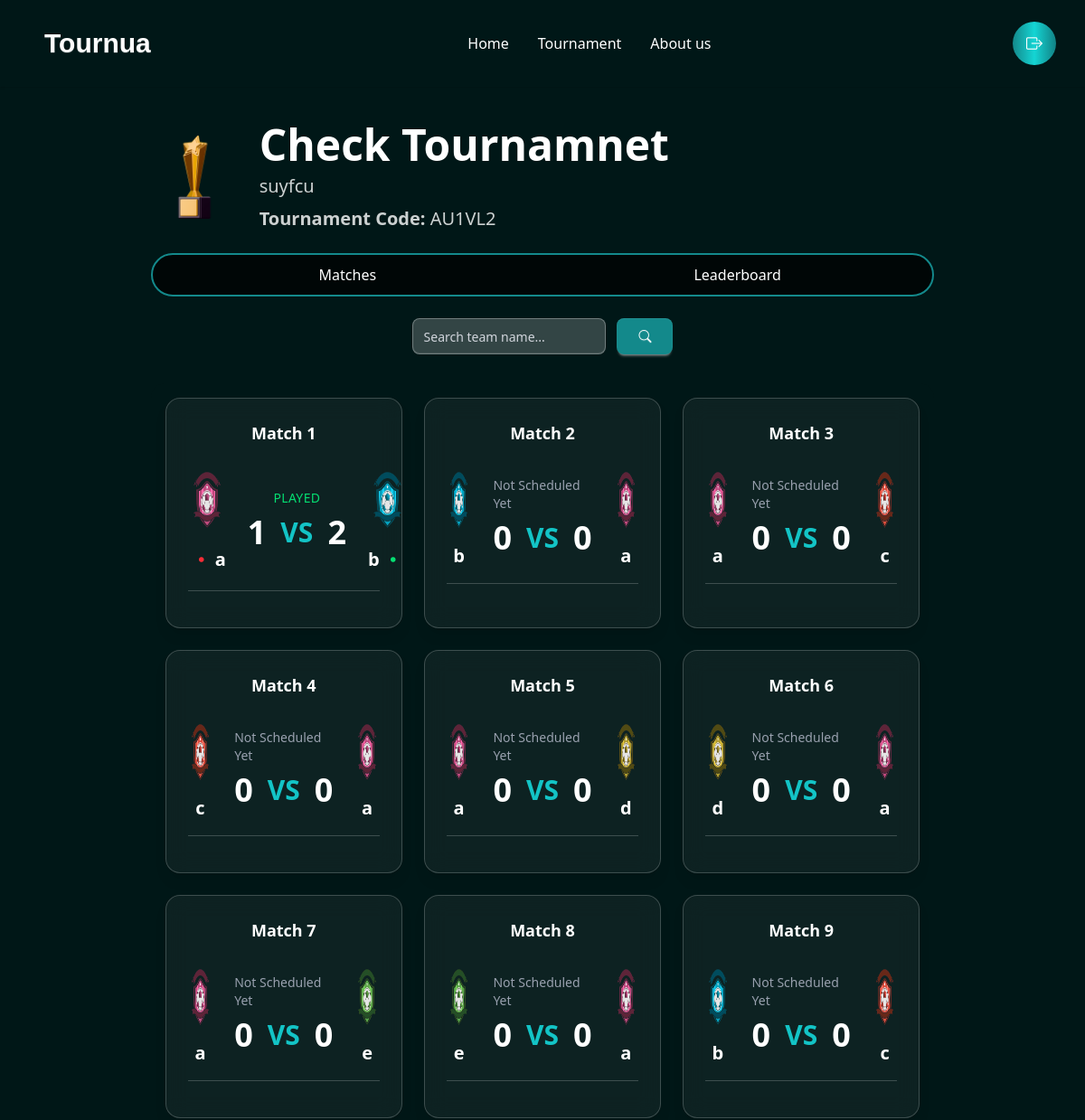
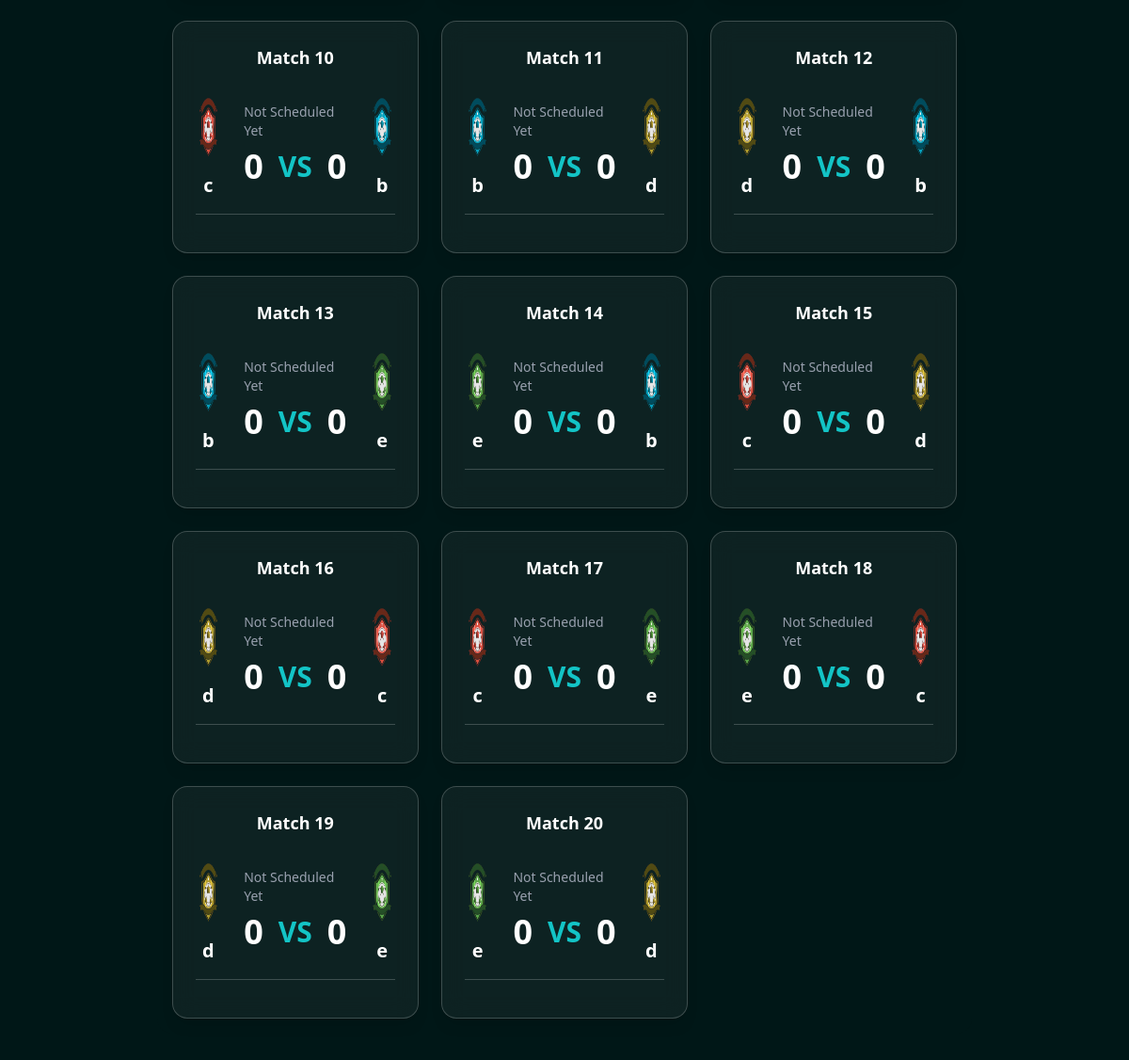
Page /Tournua/tournament/103 on the committed database (2 pictures, top to bottom).
### tournua/models.py (models this page shows, shortened)
class Tournament(models.Model):
    TROPHY_CHOICES = [
        ("Trophy1.png", "Golden Cup"),
        ("Trophy2.png", "Silver Cup"),
        ("Trophy3.png", "Bronze Cup"),
        ("Trophy4.png", "Bronze Cup"),
    ]
    user = models.ForeignKey(UserAccount, on_delete=models.CASCADE, related_name="tournaments")
    code = models.CharField(max_length=8, unique=True, editable=False)
    name = models.CharField(max_length=200)
    description = models.TextField(blank=True)
    trophy = models.CharField(max_length=20, choices=TROPHY_CHOICES, blank=True, null=True)
    tournament_type = models.CharField(max_length=50, choices=[("online", "Online"), ("offline", "Offline")])
    player_type = models.CharField(max_length=50, choices=[("single", "Single"), ("team", "Team")])
    format = models.CharField(max_length=50, choices=[("Knockout", "Knockout"), ("League", "League")])
    num_groups = models.IntegerField(default=1)
    teams_per_group = models.IntegerField(default=4)
    created_at = models.DateTimeField(auto_now_add=True)
    participants = models.ManyToManyField(UserAccount, related_name="joined_tournaments", blank=True)

class Match(models.Model):
    tournament = models.ForeignKey(Tournament, on_delete=models.CASCADE, related_name="matches")
    team1 = models.ForeignKey(Team, on_delete=models.CASCADE, related_name="team1_matches")
    team2 = models.ForeignKey(Team, on_delete=models.CASCADE, related_name="team2_matches")
    match_date = models.DateTimeField(blank=True, null=True)  # optional
    team1_score = models.IntegerField(default=0)
    team2_score = models.IntegerField(default=0)
    played = models.BooleanField(default=False)
    created_at = models.DateTimeField(auto_now_add=True)

class Team(models.Model):
    tournament = models.ForeignKey(Tournament, on_delete=models.CASCADE, related_name="teams")
    name = models.CharField(max_length=200)
    logo = models.CharField(max_length=200, blank=True, null=True)

### tournua/views.py (the view)
# urls.py: path("tournament/<int:tournament_id>", views.tournament_view, name="viewTournament"),
def tournament_view(request, tournament_id):
    user = None
    user_id = request.session.get("user_id")
    if user_id:
        try:
            user = UserAccount.objects.get(id=user_id)
        except UserAccount.DoesNotExist:
            user = None
    tournament = get_object_or_404(Tournament, id=tournament_id)
    matches = Match.objects.filter(tournament=tournament).select_related('team1', 'team2').order_by('created_at')
    all_matches = list(matches)
    for idx, match in enumerate(all_matches, start=1):
        match.display_number = idx  # virtual field (not in DB)
    query = request.GET.get('q', '').strip()
    if query:
        filtered_matches = [
            m for m in all_matches
            if query.lower() in m.team1.name.lower() or query.lower() in m.team2.name.lower()
        ]
    else:
        filtered_matches = all_matches
    is_creator = user and tournament.user == user
    teams_count = tournament.teams.count()
    context = {
        'tournament': tournament,
        'matches': filtered_matches,
        'user': user,
        'is_creator': is_creator,
        'query': query,
        'teams_count' : teams_count,
    }
    return render(request, 'view.html', context)

### template/view.html (shortened to what this page needs)
{% load static %}
<!DOCTYPE html>
<html lang="en">
<head>
<link href="https://cdn.jsdelivr.net/npm/daisyui@5" rel="stylesheet" type="text/css" />
<script src="https://cdn.jsdelivr.net/npm/@tailwindcss/browser@4"></script>
<link rel="stylesheet" href="https://cdn.jsdelivr.net/npm/bootstrap-icons@1.13.1/font/bootstrap-icons.min.css">
<link rel="stylesheet" href="{% static 'css/style.css' %}">
</head>
<body class="bg-[#001717]">
<header>
  <div class="navbar shadow-sm px-4 py-4 lg:px-8 lg:py-6 flex justify-between items-center">
    <a class="btn btn-ghost text-2xl lg:text-3xl text-white font-cs-gelios">Tournua</a>
    <div class="hidden lg:flex gap-8 text-white font-medium">
      <a href="{% url 'dashboard' %}">Home</a>
      <a href="#">Tournament</a>
      <a href="#">About us</a>
    </div>
    <a href="{% url 'logout' %}" class="relative inline-flex items-center justify-center w-10 h-10 lg:w-12 lg:h-12 text-white bg-black rounded-full">
      <span class="absolute inset-0 rounded-full p-[2px] bg-gradient-to-r from-[#13898B] via-[#14D5D4] via-[#0C6083] to-[#118285]"></span>
      <span class="relative z-10 flex items-center justify-center w-full h-full rounded-full">
        <i class="bi bi-box-arrow-right text-lg"></i>
      </span>
    </a>
  </div>
</header>
<main class="flex flex-col items-center px-4 py-10 gap-10 lg:px-20">
  <div class="mx-auto h-auto w-10/12  bg-cover bg-center">
    <div class="flex justify-between items-center">
      <div class="flex flex-col sm:flex-row sm:items-center gap-4 sm:gap-6">
        {% if tournament.trophy %}
          <img src="{% static 'trophies/'|add:tournament.trophy %}" alt="Trophy" class="w-16 h-16 sm:w-20 sm:h-20 lg:w-24 lg:h-24 object-contain mx-auto sm:mx-0 lg:scale-120">
        {% else %}
          <img src="{% static 'trophies/Trophy1.png' %}" alt="Trophy" class="w-16 h-16 sm:w-20 sm:h-20 lg:w-24 lg:h-24 object-contain mx-auto sm:mx-0 lg:scale-120">
        {% endif %}
        <div class="text-white text-center sm:text-left space-y-2">
          <p class="text-3xl sm:text-4xl lg:text-5xl font-semibold">{{ tournament.name }}</p>
          <p class="text-lg sm:text-xl text-white/80">{{ tournament.description }}</p>
          <p class="text-lg sm:text-xl text-white/80"><b>Tournament Code:</b> {{ tournament.code }}</p>
        </div>
      </div>
    </div>
    <div class="w-full flex rounded-3xl border-2 border-[#13898B] overflow-hidden text-white bg-black/70 backdrop-blur-md mt-6">
      <button id="fixture" class="w-1/2 py-2.5 font-medium text-center transition-all duration-200 hover:bg-[#13898B]/30 focus:bg-[#13898B] focus:text-white">
        Matches
      </button>
      <a href="{% url 'leaderboard' tournament.id %}" id="tournament-leaderboard" class="w-1/2 py-2.5 font-medium text-center transition-all duration-200 hover:bg-[#13898B]/30 focus:bg-[#13898B] focus:text-white">
        Leaderboard
      </a>
    </div>
      <div class="w-full sm:w-1/3 mx-auto mt-6">
        <form method="get" action="" class="flex items-center gap-3">
          <input
          type="text"
          name="q"
          placeholder="Search team name..."
          value="{{ query|default:'' }}"
          class="input input-bordered w-full bg-white/20 text-white placeholder-gray-300 focus:outline-none focus:border-[#13898B] border-white/30 rounded-lg"
          oninput="if(this.value === '') this.form.submit()" />
          <button type="submit" id="team_search"
                  class="btn bg-[#13898B] hover:bg-[#0f6c6d] text-white border-none rounded-lg px-6">
            <i class="bi bi-search"></i>
          </button>
        </form>
      </div>
    <div class="grid grid-cols-1 sm:grid-cols-2 lg:grid-cols-3 gap-6 mt-8 min-h-[400px] bg-[#001717] w-full rounded-2xl p-4">
      {% if matches %}
        {% for match in matches %}
        <div id="match-{{ forloop.counter}}" class="match bg-white/5 backdrop-blur-md  rounded-2xl border border-white/20 p-4 sm:p-6 hover:scale-[1.02] hover:bg-white/20 transition duration-300 shadow-lg hover:border-[#13898B]">
          <p class="text-white text-center text-lg font-semibold mb-5">
            Match {{ match.display_number }}
          </p>
          <div class="flex flex-row items-center justify-between gap-6 w-full">
            <div class="flex flex-col items-center justify-center space-y-2">
              <img src="{% static match.team1.logo %}" alt="Team 1 Logo" class="w-16 h-16 sm:w-20 sm:h-20">
              <div class="flex items-center justify-center">
                {% if match.played %}
                  {% if match.team1_score > match.team2_score %}
                    <i class="bi bi-dot text-green-400 text-3xl"></i>
                  {% elif match.team1_score < match.team2_score %}
                    <i class="bi bi-dot text-red-500 text-3xl"></i>
                  {% else %}
                    <i class="bi bi-dot text-yellow-400 text-3xl"></i>
                  {% endif %}
                {% endif %}
                <p class="text-lg sm:text-xl text-white font-semibold text-center">{{ match.team1.name }}</p>
              </div>
            </div>
            <div class="flex flex-col items-center gap-2 text-white">
              {% if match.played %}
                <p class="text-sm text-green-400 font-medium uppercase tracking-wide">Played</p>
              {% elif match.match_date %}
                <p class="text-sm text-yellow-300 font-medium">{{ match.match_date|date:"M d, Y h:i A" }}</p>
              {% else %}
                <p class="text-sm text-gray-400 font-medium">Not Scheduled Yet</p>
              {% endif %}
              <div class="flex items-center gap-4 text-3xl sm:text-4xl font-bold">
                <span>{{ match.team1_score|default_if_none:"-" }}</span>
                <span class="text-[#13C4C6] text-2xl sm:text-3xl">VS</span>
                <span>{{ match.team2_score|default_if_none:"-" }}</span>
              </div>
            </div>
            <div class="flex flex-col items-center justify-center space-y-2">
              <img src="{% static match.team2.logo %}" alt="Team 1 Logo" class="w-16 h-16 sm:w-20 sm:h-20">
              <div class="flex items-center justify-center">
                <p class="text-lg sm:text-xl text-white font-semibold text-center">{{ match.team2.name }}</p>
                {% if match.played %}
                  {% if match.team2_score > match.team1_score %}
                    <i class="bi bi-dot text-green-400 text-3xl"></i>
                  {% elif match.team2_score < match.team1_score %}
                    <i class="bi bi-dot text-red-500 text-3xl"></i>
                  {% else %}
                    <i class="bi bi-dot text-yellow-400 text-3xl"></i>
                  {% endif %}
                {% endif %}
              </div>
            </div>
          </div>
          <hr class="my-4 border-white/20">
        </div>
        {% endfor %}
      {% else %}
        <p class="text-white/70 text-center col-span-full mt-20 text-lg">No matches added yet.</p>
      {% endif %}
    </div>
  </div>
</main>
</body>
</html>

### static/css/style.css (style rules this page uses)
.font-cs-gelios { font-family: "CS Gelios", sans-serif; }

### rows in the picture
Tournament: trophy (picture), name "Check Tournamnet", description "suyfcu", code "AU1VL2"
Match: display_number "1", team1.logo (picture), played True (drawn), team1.name "a", team1_score "1", team2_score "2", team2.logo (picture), team2.name "b"
Match: display_number "2", team1.logo (picture), team1.name "b", played "Not Scheduled Yet", team1_score "0", team2_score "0", team2.logo (picture), team2.name "a"
Match: display_number "3", team1.logo (picture), team1.name "a", played "Not Scheduled Yet", team1_score "0", team2_score "0", team2.logo (picture), team2.name "c"
Match: display_number "4", team1.logo (picture), team1.name "c", played "Not Scheduled Yet", team1_score "0", team2_score "0", team2.logo (picture), team2.name "a"
Match: display_number "5", team1.logo (picture), team1.name "a", played "Not Scheduled Yet", team1_score "0", team2_score "0", team2.logo (picture), team2.name "d"
Match: display_number "6", team1.logo (picture), team1.name "d", played "Not Scheduled Yet", team1_score "0", team2_score "0", team2.logo (picture), team2.name "a"
Match: display_number "7", team1.logo (picture), team1.name "a", played "Not Scheduled Yet", team1_score "0", team2_score "0", team2.logo (picture), team2.name "e"
Match: display_number "8", team1.logo (picture), team1.name "e", played "Not Scheduled Yet", team1_score "0", team2_score "0", team2.logo (picture), team2.name "a"
Match: display_number "9", team1.logo (picture), team1.name "b", played "Not Scheduled Yet", team1_score "0", team2_score "0", team2.logo (picture), team2.name "c"
Match: display_number "10", team1.logo (picture), team1.name "c", played "Not Scheduled Yet", team1_score "0", team2_score "0", team2.logo (picture), team2.name "b"
Match: display_number "11", team1.logo (picture), team1.name "b", played "Not Scheduled Yet", team1_score "0", team2_score "0", team2.logo (picture), team2.name "d"
Match: display_number "12", team1.logo (picture), team1.name "d", played "Not Scheduled Yet", team1_score "0", team2_score "0", team2.logo (picture), team2.name "b"
Match: display_number "13", team1.logo (picture), team1.name "b", played "Not Scheduled Yet", team1_score "0", team2_score "0", team2.logo (picture), team2.name "e"
Match: display_number "14", team1.logo (picture), team1.name "e", played "Not Scheduled Yet", team1_score "0", team2_score "0", team2.logo (picture), team2.name "b"
Match: display_number "15", team1.logo (picture), team1.name "c", played "Not Scheduled Yet", team1_score "0", team2_score "0", team2.logo (picture), team2.name "d"
Match: display_number "16", team1.logo (picture), team1.name "d", played "Not Scheduled Yet", team1_score "0", team2_score "0", team2.logo (picture), team2.name "c"
Match: display_number "17", team1.logo (picture), team1.name "c", played "Not Scheduled Yet", team1_score "0", team2_score "0", team2.logo (picture), team2.name "e"
Match: display_number "18", team1.logo (picture), team1.name "e", played "Not Scheduled Yet", team1_score "0", team2_score "0", team2.logo (picture), team2.name "c"
Match: display_number "19", team1.logo (picture), team1.name "d", played "Not Scheduled Yet", team1_score "0", team2_score "0", team2.logo (picture), team2.name "e"
Match: display_number "20", team1.logo (picture), team1.name "e", played "Not Scheduled Yet", team1_score "0", team2_score "0", team2.logo (picture), team2.name "d"
